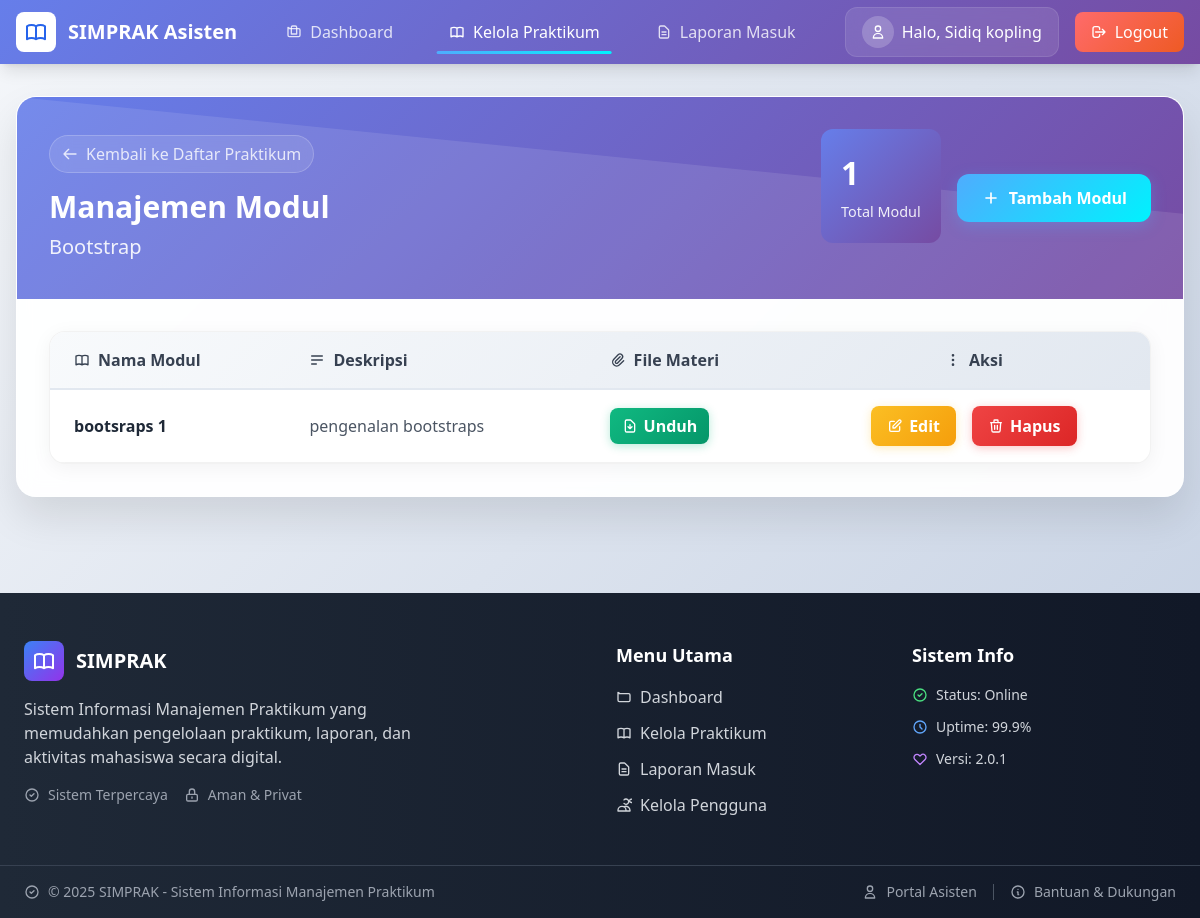
Screenshot of /asisten/modul_manage.php?praktikum_id=1 (signed in) with the database file from the repository.
### tables this page shows
CREATE TABLE `mata_praktikum` (
  `id` int(11) NOT NULL,
  `kode_praktikum` varchar(10) NOT NULL,
  `nama_praktikum` varchar(100) NOT NULL,
  `deskripsi` text DEFAULT NULL
);

CREATE TABLE `modul` (
  `id` int(11) NOT NULL,
  `praktikum_id` int(11) NOT NULL,
  `nama_modul` varchar(100) NOT NULL,
  `deskripsi` text DEFAULT NULL,
  `file_materi` varchar(255) DEFAULT NULL,
  `created_at` timestamp NOT NULL DEFAULT current_timestamp()
);

### asisten/modul_manage.php (the view, shortened to what this page needs)
<?php
require_once 'templates/header_asisten.php';
$praktikum_id = $_GET['praktikum_id'];
$stmt_praktikum = $conn->prepare("SELECT nama_praktikum FROM mata_praktikum WHERE id = ?");
$stmt_praktikum->bind_param("i", $praktikum_id);
$stmt_praktikum->execute();
$result_praktikum = $stmt_praktikum->get_result();
$praktikum = $result_praktikum->fetch_assoc();
$stmt_modul = $conn->prepare("SELECT * FROM modul WHERE praktikum_id = ? ORDER BY id ASC");
$stmt_modul->bind_param("i", $praktikum_id);
$stmt_modul->execute();
$result_modul = $stmt_modul->get_result();
?>
<div class="container-card fade-in">
    <div class="header-gradient text-white p-8">
        <div class="relative z-10">
            <div class="flex flex-col md:flex-row md:justify-between md:items-center gap-4">
                <div class="flex-1">
                    <a href="praktikum_manage.php" class="breadcrumb-link inline-flex items-center gap-2 mb-4">
                        <svg class="w-4 h-4" fill="none" stroke="currentColor" viewBox="0 0 24 24">
                            <path stroke-linecap="round" stroke-linejoin="round" stroke-width="2" d="M10 19l-7-7m0 0l7-7m-7 7h18"></path>
                        </svg>
                        Kembali ke Daftar Praktikum
                    </a>
                    <h1 class="text-3xl font-bold mb-2">Manajemen Modul</h1>
                    <p class="text-xl opacity-90"><?php echo htmlspecialchars($praktikum['nama_praktikum']); ?></p>
                </div>
                <div class="flex items-center gap-4">
                    <div class="stats-card">
                        <div class="stats-number"><?php echo $result_modul->num_rows; ?></div>
                        <div class="stats-label">Total Modul</div>
                    </div>
                    <a href="modul_form.php?praktikum_id=<?php echo $praktikum_id; ?>" class="add-btn">
                        <svg class="w-5 h-5" fill="none" stroke="currentColor" viewBox="0 0 24 24">
                            <path stroke-linecap="round" stroke-linejoin="round" stroke-width="2" d="M12 6v6m0 0v6m0-6h6m-6 0H6"></path>
                        </svg>
                        Tambah Modul
                    </a>
                </div>
            </div>
        </div>
    </div>
    <div class="p-8">
        <?php if ($result_modul->num_rows > 0): ?>
            <div class="hidden md:block table-container">
                <table class="w-full">
                    <thead class="table-header">
                        <tr>
                            <th class="text-left py-4 px-6 font-semibold text-gray-700">
                                <div class="flex items-center gap-2">
                                    Nama Modul
                                </div>
                            </th>
                            <th class="text-left py-4 px-6 font-semibold text-gray-700">
                                <div class="flex items-center gap-2">
                                    <svg class="w-4 h-4" fill="none" stroke="currentColor" viewBox="0 0 24 24">
                                        <path stroke-linecap="round" stroke-linejoin="round" stroke-width="2" d="M4 6h16M4 12h16M4 18h7"></path>
                                    </svg>
                                    Deskripsi
                                </div>
                            </th>
                            <th class="text-left py-4 px-6 font-semibold text-gray-700">
                                <div class="flex items-center gap-2">
                                    <svg class="w-4 h-4" fill="none" stroke="currentColor" viewBox="0 0 24 24">
                                        <path stroke-linecap="round" stroke-linejoin="round" stroke-width="2" d="M15.172 7l-6.586 6.586a2 2 0 102.828 2.828l6.414-6.586a4 4 0 00-5.656-5.656l-6.415 6.585a6 6 0 108.486 8.486L20.5 13"></path>
                                    </svg>
                                    File Materi
                                </div>
                            </th>
                            <th class="text-center py-4 px-6 font-semibold text-gray-700">
                                <div class="flex items-center justify-center gap-2">
                                    <svg class="w-4 h-4" fill="none" stroke="currentColor" viewBox="0 0 24 24">
                                        <path stroke-linecap="round" stroke-linejoin="round" stroke-width="2" d="M12 5v.01M12 12v.01M12 19v.01M12 6a1 1 0 110-2 1 1 0 010 2zm0 7a1 1 0 110-2 1 1 0 010 2zm0 7a1 1 0 110-2 1 1 0 010 2z"></path>
                                    </svg>
                                    Aksi
                                </div>
                            </th>
                        </tr>
                    </thead>
                    <tbody>
                        <?php while ($modul = $result_modul->fetch_assoc()): ?>
                        <tr class="table-row">
                            <td class="py-4 px-6">
                                <div class="font-semibold text-gray-800"><?php echo htmlspecialchars($modul['nama_modul']); ?></div>
                            </td>
                            <td class="py-4 px-6">
                                <div class="text-gray-600 max-w-xs truncate"><?php echo htmlspecialchars($modul['deskripsi']); ?></div>
                            </td>
                            <td class="py-4 px-6">
                                <?php if ($modul['file_materi']): ?>
                                    <a href="../uploads/materi/<?php echo htmlspecialchars($modul['file_materi']); ?>" class="download-btn" download>
                                        <svg class="w-4 h-4" fill="none" stroke="currentColor" viewBox="0 0 24 24">
                                            <path stroke-linecap="round" stroke-linejoin="round" stroke-width="2" d="M12 10v6m0 0l-3-3m3 3l3-3m2 8H7a2 2 0 01-2-2V5a2 2 0 012-2h5.586a1 1 0 01.707.293l5.414 5.414a1 1 0 01.293.707V19a2 2 0 01-2 2z"></path>
                                        </svg>
                                        Unduh
                                    </a>
                                <?php else: ?>
                                    <span class="text-gray-400 italic">Tidak ada file</span>
                                <?php endif; ?>
                            </td>
                            <td class="py-4 px-6 text-center">
                                <div class="flex items-center justify-center gap-2">
                                    <a href="modul_form.php?praktikum_id=<?php echo $praktikum_id; ?>&modul_id=<?php echo $modul['id']; ?>" class="action-btn edit-btn">
                                        <svg class="w-4 h-4" fill="none" stroke="currentColor" viewBox="0 0 24 24">
                                            <path stroke-linecap="round" stroke-linejoin="round" stroke-width="2" d="M11 5H6a2 2 0 00-2 2v11a2 2 0 002 2h11a2 2 0 002-2v-5m-1.414-9.414a2 2 0 112.828 2.828L11.828 15H9v-2.828l8.586-8.586z"></path>
                                        </svg>
                                        Edit
                                    </a>
                                    <a href="modul_action.php?action=delete&modul_id=<?php echo $modul['id']; ?>&praktikum_id=<?php echo $praktikum_id; ?>" onclick="return confirm('Anda yakin ingin menghapus modul ini?')" class="action-btn delete-btn">
                                        <svg class="w-4 h-4" fill="none" stroke="currentColor" viewBox="0 0 24 24">
                                            <path stroke-linecap="round" stroke-linejoin="round" stroke-width="2" d="M19 7l-.867 12.142A2 2 0 0116.138 21H7.862a2 2 0 01-1.995-1.858L5 7m5 4v6m4-6v6m1-10V4a1 1 0 00-1-1h-4a1 1 0 00-1 1v3M4 7h16"></path>
                                        </svg>
                                        Hapus
                                    </a>
                                </div>
                            </td>
                        </tr>
                        <?php endwhile; ?>
                    </tbody>
                </table>
            </div>
        <?php endif; ?>
    </div>
</div>
<?php
require_once 'templates/footer_asisten.php';
?>

### asisten/templates/header_asisten.php (style rules this page uses)
body { background: linear-gradient(135deg, #f5f7fa 0%, #c3cfe2 100%); min-height: 100vh; }

### asisten/modul_manage.php (style rules this page uses)
.container-card { background: rgba(255, 255, 255, 0.95); backdrop-filter: blur(10px); border-radius: 20px; box-shadow: 0 20px 40px rgba(0, 0, 0, 0.1); border: 1px solid rgba(255, 255, 255, 0.2); overflow: hidden; }
.header-gradient { background: linear-gradient(135deg, #667eea 0%, #764ba2 100%); position: relative; overflow: hidden; }
.header-gradient::before { content: ''; position: absolute; top: 0; left: 0; right: 0; bottom: 0; background-size: cover; }
.breadcrumb-link { color: rgba(255, 255, 255, 0.8); text-decoration: none; transition: all 0.3s ease; padding: 6px 12px; border-radius: 20px; backdrop-filter: blur(10px); background: rgba(255, 255, 255, 0.1); border: 1px solid rgba(255, 255, 255, 0.2); }
.add-btn { background: linear-gradient(135deg, #4facfe 0%, #00f2fe 100%); transition: all 0.3s ease; border-radius: 12px; padding: 12px 24px; color: white; text-decoration: none; font-weight: 600; display: inline-flex; align-items: center; gap: 8px; box-shadow: 0 4px 15px rgba(79, 172, 254, 0.3); }
.table-container { background: white; border-radius: 16px; overflow: hidden; box-shadow: 0 4px 20px rgba(0, 0, 0, 0.05); border: 1px solid rgba(0, 0, 0, 0.05); }
.table-header { background: linear-gradient(135deg, #f8fafc 0%, #e2e8f0 100%); border-bottom: 2px solid #e2e8f0; }
.table-row { transition: all 0.3s ease; border-bottom: 1px solid rgba(0, 0, 0, 0.05); }
.action-btn { padding: 8px 16px; border-radius: 8px; font-weight: 600; text-decoration: none; transition: all 0.3s ease; display: inline-flex; align-items: center; gap: 6px; margin: 0 4px; }
.edit-btn { background: linear-gradient(135deg, #fbbf24 0%, #f59e0b 100%); color: white; box-shadow: 0 2px 10px rgba(251, 191, 36, 0.3); }
.delete-btn { background: linear-gradient(135deg, #ef4444 0%, #dc2626 100%); color: white; box-shadow: 0 2px 10px rgba(239, 68, 68, 0.3); }
.download-btn { background: linear-gradient(135deg, #10b981 0%, #059669 100%); color: white; padding: 6px 12px; border-radius: 8px; font-weight: 600; text-decoration: none; transition: all 0.3s ease; display: inline-flex; align-items: center; gap: 6px; box-shadow: 0 2px 10px rgba(16, 185, 129, 0.3); }
.fade-in { animation: fadeIn 0.6s ease; }
.stats-card { background: linear-gradient(135deg, #667eea 0%, #764ba2 100%); color: white; padding: 20px; border-radius: 12px; margin-bottom: 24px; }
.stats-number { font-size: 2rem; font-weight: 800; margin-bottom: 4px; }
.stats-label { opacity: 0.9; font-size: 0.9rem; }

### asisten/templates/footer_asisten.php (style rules this page uses)
html { scroll-behavior: smooth; }

### rows the page displays
mata_praktikum: nama_praktikum "Bootstrap"
modul: nama_modul "bootsraps 1", deskripsi "pengenalan bootstraps"

### other values shown
$_SESSION['nama'] "Sidiq kopling"
$result_modul->num_rows "1"
